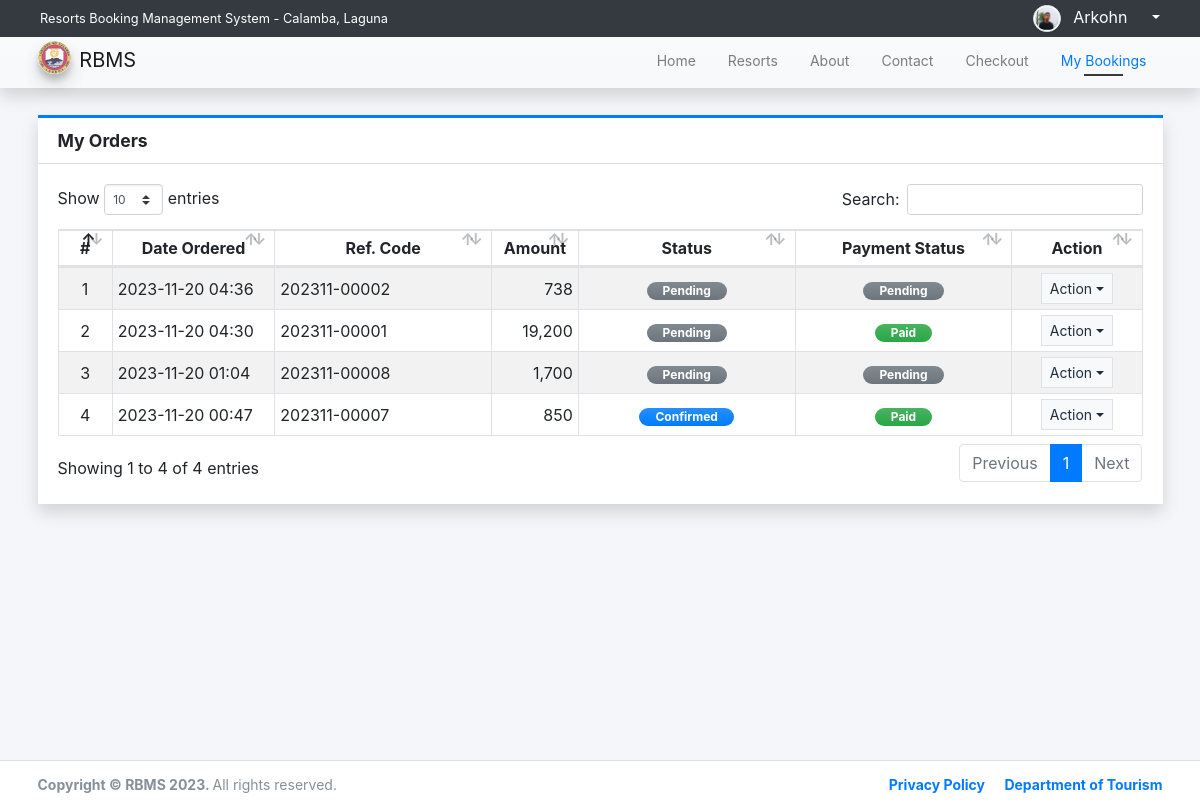
The app's page /?page=orders/my_orders (signed in) with its own data.
### tables this page shows
CREATE TABLE `order_list` (
  `id` int(30) NOT NULL,
  `code` varchar(100) NOT NULL,
  `client_id` int(30) NOT NULL,
  `vendor_id` int(30) NOT NULL,
  `total_amount` double NOT NULL DEFAULT 0,
  `receipt` text NOT NULL,
  `notes` text NOT NULL,
  `status` tinyint(1) NOT NULL DEFAULT 0,
  `payment_status` tinyint(1) NOT NULL DEFAULT 0,
  `date_created` datetime NOT NULL DEFAULT current_timestamp(),
  `date_updated` datetime DEFAULT NULL ON UPDATE current_timestamp()
);

### classes/DBConnection.php (called while the page is built, shortened)
<?php
class DBConnection{
    private $host = DB_SERVER;
    private $username = DB_USERNAME;
    private $password = DB_PASSWORD;
    private $database = DB_NAME;
    public $conn;
    public function __construct(){
        if (!isset($this->conn)) {
            $this->conn = new mysqli($this->host, $this->username, $this->password, $this->database);
        }
    }
}
?>

### classes/SystemSettings.php (called while the page is built, shortened)
<?php
class SystemSettings extends DBConnection{
	function userdata($field = ''){
		if(!empty($field)){
			if(isset($_SESSION['userdata'][$field]))
				return $_SESSION['userdata'][$field];
			else
				return null;
		}else{
			return false;
		}
	}
}
$_settings = new SystemSettings();
?>

### config.php (called while the page is built, shortened)
<?php
require_once('classes/DBConnection.php');
require_once('classes/SystemSettings.php');
function format_num($number = 0, $max_decimal = ''){
    if(is_numeric($number)){
        $ex = explode('.',$number);
        $dec = isset($ex[1]) ? strlen($ex[1]) : 0;
        if(empty($max_decimal) || (is_numeric($max_decimal) && $max_decimal >= $dec)){
            return number_format($number,$dec);
        }else{
            if(is_numeric($max_decimal))
                return number_format($number,$max_decimal);
            else
                return "Invalid Maximum Decimal";
        }
    }else{
        return "Invalid Number";
    }
}
?>

### orders/my_orders.php (the view, shortened to what this page needs)
<div class="content py-3">
    <div class="card card-outline card-primary rounded-0 shadow">
        <div class="card-header">
            <h5 class="card-title"><b>My Orders</b></h5>
        </div>
        <div class="card-body">
            <div class="w-100 overflow-auto">
            <table class="table table-bordered table-striped">
                <colgroup>
                    <col width="5%">
                    <col width="15%">
                    <col width="20%">
                    <col width="8%">
                    <col width="20%">
                    <col width="20%">
                    <col width="20%">
                </colgroup>
                <thead>
                    <tr>
                        <th class="p1 text-center">#</th>
                        <th class="p1 text-center">Date Ordered</th>
                        <th class="p1 text-center">Ref. Code</th>
                        <th class="p1 text-center">Amount</th>
                        <th class="p1 text-center">Status</th>
                        <th class="p1 text-center">Payment Status</th>
                        <th class="p1 text-center">Action</th>
                    </tr>
                </thead>
                <tbody>
                    <?php
                    $i = 1;
                    $orders = $conn->query("SELECT * FROM `order_list` where client_id = '{$_settings->userdata('id')}' order by `status` asc,unix_timestamp(date_created) desc ");
                    while($row = $orders->fetch_assoc()):
                    ?>
                    <tr>
                        <td class="px-2 py-1 align-middle text-center"><?= $i++; ?></td>
                        <td class="px-2 py-1 align-middle"><?= date("Y-m-d H:i", strtotime($row['date_created'])) ?></td>
                        <td class="px-2 py-1 align-middle"><?= $row['code'] ?></td>
                        <td class="px-2 py-1 align-middle text-right"><?= format_num($row['total_amount']) ?></td>
                        <td class="px-2 py-1 align-middle text-center">
                            <?php
                                switch($row['status']){
                                    case 0:
                                        echo '<span class="badge badge-secondary bg-gradient-secondary px-3 rounded-pill">Pending</span>';
                                        break;
                                    case 1:
                                        echo '<span class="badge badge-primary bg-gradient-primary px-3 rounded-pill">Confirmed</span>';
                                        break;
                                }
                            ?>
                        </td>
                        <td class="px-2 py-1 align-middle text-center">
                            <?php
                                switch($row['payment_status']){
                                    case '0':
                                        echo '<span class="badge badge-secondary bg-gradient-secondary px-3 rounded-pill">Pending</span>';
                                        break;
                                    case '1':
                                        echo '<span class="badge badge-success bg-gradient-success px-3 rounded-pill">Paid</span>';
                                        break;
                                }
                            ?>
                        </td>
                        <td class="px-2 py-1 align-middle text-center">
                            <button type="button" class="btn btn-flat border btn-light btn-sm dropdown-toggle dropdown-icon" data-toggle="dropdown">
                                Action
                            </button>
                        </td>
                    </tr>
                    <?php endwhile; ?>
                </tbody>
            </table>
            </div>
        </div>
    </div>
</div>

### records on screen
order_list: date_created "2023-11-20 04:36", code "202311-00002", total_amount "738", status "Pending", payment_status "Pending"
order_list: date_created "2023-11-20 04:30", code "202311-00001", total_amount "19,200", status "Pending", payment_status "Paid"
order_list: date_created "2023-11-20 01:04", code "202311-00008", total_amount "1,700", status "Pending", payment_status "Pending"
order_list: date_created "2023-11-20 00:47", code "202311-00007", total_amount "850", status "Confirmed", payment_status "Paid"

### other values on screen
$_settings->info('name') "Resorts Booking Management System - Calamba, Laguna"
$_settings->userdata('firstname') "Arkohn"
$_settings->info('short_name') "RBMS"
